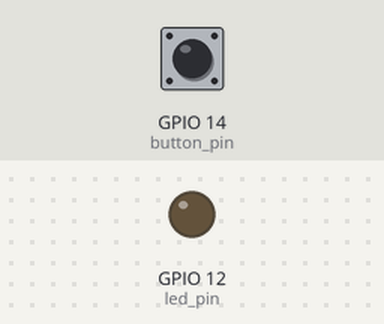
Bench run of a sketch on a simulated ESP8266 (NodeMCU). Parts: output pins drawn as LEDs (lit = HIGH). Inputs (shaded band) come from the test bench; at power-on: GPIO 14 (button_pin) LOW. WiFi joins after 1.5 s; servers stay silent unless stated; uploads are accepted with an empty reply; what the sketch prints to the serial monitor is not drawn.

Above: at 3.1 s.
3.2 s: GPIO 14 (button_pin) pulled HIGH for 0.25 s
At 4.1 s:
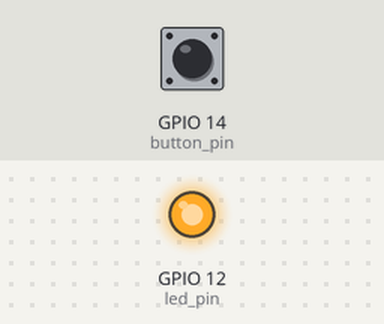
5.2 s: GPIO 14 (button_pin) pulled HIGH for 1 s
Timing chart, 0 to 8.2 s (numbered marks = the images above; inputs shaded):
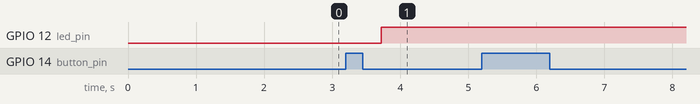

The sketch:

button.ino
```cpp
// INCLUDES
#include <WiFiManager.h> //3rd party library
#include <ArduinoWebsockets.h> // 3rd party library - use last version
#include <ESP8266HTTPClient.h>
#include <base64.h>

using namespace websockets;

//PINS
const int led_pin = 12; // Modify if you're using different pins
const int button_pin = 14; // Modify if you're using different pins

// STATES
int previous_pressed = 0;
int pressed = 0;
int led_state = -1;
int ws_open=0;

//CREDENTIALS
String api_key = "YOUR TOGGL API KEY HERE"; //Replace with your API key
String websockets_server = "wss://stream.toggl.com:443/ws";
String auth_key = "Basic " + base64::encode(api_key + ":" + "api_token");
String client_name = "toggl_button";
String running_entry_id = "";

// VARIABLES
String default_entry_name = "Toggl Button Entry";
String tag = "Toggl Button";

WebsocketsClient client;


//________________________________________________________________


////
//// SETUP & EVENTS
////
void setup() {
  Serial.begin(115200);
  // Serial.setDebugOutput(true); // Open for debug.
  pinMode(led_pin, OUTPUT);
  pinMode(button_pin, INPUT);
  digitalWrite(led_pin, LOW);
  setup_wifi();
  Serial.println("wifi init succeessful.");
  send_timer_request("get_current_entry");
  // Because of the workaround, each api request re-inits web socket after response
  // init_socket();
}


////
//// LOOP
////
void loop() {
  if (client.available()) {
    client.poll();
  }
  pressed = digitalRead(button_pin);
  //Button pressed
  if (previous_pressed < pressed) {
    Serial.println("Button pressed, sending toggle command");
    send_timer_request("toggle");
  }
  previous_pressed = pressed;
  delay(200);
}


//________________________________________________________________


////
//// UTILITIES
////

// WIFI
void setup_wifi() {
  WiFiManager wifiManager;
  wifiManager.autoConnect("Setup your Toggl Button");
  Serial.println("Wifi connected");
}

// WEBSOCKET METHODS
void init_socket() {
  ws_open = 1;
  client.setInsecure();
  client.onMessage(onMessageCallback);
  client.onEvent(onEventsCallback);
  client.connect(websockets_server);
  // Returns session_id
  client.send("{\"type\": \"authenticate\", \"api_token\": \"" +  api_key + "\"}");
  client.ping();
}

void onEventsCallback(WebsocketsEvent event, String data) {
  if (event == WebsocketsEvent::ConnectionOpened) { Serial.println("Connnection Opened"); }
  else if (event == WebsocketsEvent::ConnectionClosed) { Serial.println("Connnection Closed"); }
  else if (event == WebsocketsEvent::GotPing) { client.send("{\"type\":\"pong\"}"); }
}

void onMessageCallback(WebsocketsMessage message) {

  String res = message.data();
  Serial.println(res);

  if (res.indexOf("INSERT") >= 0) {

    // ACTION TO TURN LED ON
    digitalWrite(led_pin, HIGH);
    Serial.println("led on");
    led_state = 1;
  }

  else if (res.indexOf("UPDATE") >= 0) {

    // ACTION TO TURN LED OFF
    // Looking for current running entry id, if update state comes with same id then turn led off
    // Toggl Websocket doesn't return an inten like "stop" so we're catching it from UPDATE intent
    // To be sure aat and stop values can be compared;
    //     "stop": "2020-06-20T13:36:18Z"
    //     "at": "2020-06-20T13:36:19.487041Z"
    // As seen above, update time and stop time is so close, just 1.5 seconds.
    // TODO: At hreshold can be determnined.

    if(parse_entry_id(res) == running_entry_id){

      Serial.println("led off");
      digitalWrite(led_pin, LOW);
      led_state = 0;

    }
  }
}

// WEB REQUESTS

void send_timer_request(String action) {

  Serial.println("led state");
  Serial.println(led_state);
  Serial.println("id");
  Serial.println(running_entry_id);

  if (action == "toggle") {
    if (led_state == 1) {
      if (running_entry_id != "") {
        send_api_request("/time_entries/" + running_entry_id + "/stop", "PUT", "");
        // TODO: Add 200 status control
        digitalWrite(led_pin, LOW);
        led_state = 0;
      } else { Serial.println("No running record has found"); }
    }

    // Start new entry
    else if (led_state < 1) {
      send_api_request("/time_entries/start", "POST", "{\"time_entry\":{\"description\":\"" + default_entry_name + "\",\"tags\":[\"" + tag + "\"],\"created_with\":\"" + client_name + "\"}}");
      // TODO: Add 200 status control
      digitalWrite(led_pin, HIGH);
      led_state = 1;
    }
  }
  else if (action == "get_current_entry") {
    String response = send_api_request("/time_entries/current", "GET", "");
    Serial.println(response);
    String entry_id = parse_entry_id(response);
    Serial.println(entry_id);
    if (entry_id != "") {
      digitalWrite(led_pin, HIGH);
      led_state = 1;
      running_entry_id = entry_id;
      Serial.println("running_entry_id: " + running_entry_id);
    } else{
      digitalWrite(led_pin, LOW);
      led_state = 0;
    }
    Serial.println("First cycle ok.");
  }
}


String parse_entry_id(String input) {
  Serial.println("DEBUG - Entry Retriever");
  Serial.println(input);
  int startchar = input.indexOf("id");
  Serial.println(startchar);
  if (startchar >= 0) {
    int endchar = input.indexOf(",", startchar);
    Serial.println(endchar);
    return input.substring(startchar + 4, endchar);
  }
  return "";
}

String send_api_request(String path, String req_method, String body) {
  // Workaround: Before sending HTTP request, Web socket will be closed
  if (ws_open == 1){
      client.close();
      ws_open = 0;
    }

  // Regular API call
  Serial.println("Calling " + path + " as " + req_method + " request with body: " + body);
  BearSSL::WiFiClientSecure secure_client;
  // I did not include Toggl's domain ssl fingerprintln.
  // Because fingerprintln can be added into code and it require change it when domain ssl is updated.
  // For further security and avoid MITM fingerprintln checkup can be controlled.
  secure_client.setInsecure();
  HTTPClient req;

  req.begin(secure_client, "https://www.toggl.com/api/v8" + path);
  req.addHeader("Accept", "*/*");
  req.addHeader("Content-Type", "application/json");
  req.addHeader("Authorization", auth_key);
  int status_code;
  if (req_method == "POST") { status_code = req.POST(body); }
  else if (req_method == "GET") { status_code = req.GET(); }
  else if (req_method == "PUT") { status_code = req.PUT(body); }
  String payload = req.getString();
  req.end();
  secure_client.stop();
  Serial.println("http Response status code: ");
  Serial.println(status_code);
  Serial.println("http body: ");
  Serial.println(payload);
  //running_entry_id = "";

  // Workaround: Re-init web socket
  init_socket();
  return payload;
}

//Gray Area
// wifiManager.resetSettings();
```

Measured:
- after the input at 3.2 s, GPIO 12 (led_pin): LOW → HIGH after 0.52 s
- after the input at 5.2 s, every drawn part: stays the same
